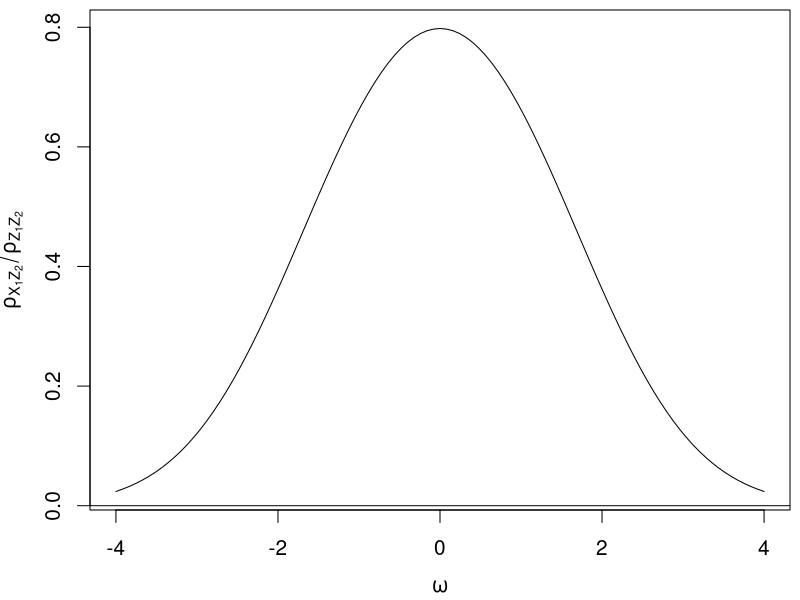

R code for this plot:
# plot of the ratio between point-biserial and biserial correlation
# for a bivariate normal rv
# as a function of the threshold omega
biserial<-function(omega)
{
dnorm(omega)/sqrt(pnorm(omega)*(1-pnorm(omega)))
}
op<-par()
op<-par(mai=c(0.9,0.9,0.1,0.1),mgp=c(2.5,1,0),cex=1.25)
plot(function(x) biserial(x),xlim=c(-4,4),ylab=expression(rho[X[1]*Z[2]]/rho[Z[1]*Z[2]]),xlab=expression(omega))
abline(h=0)
par(op)
